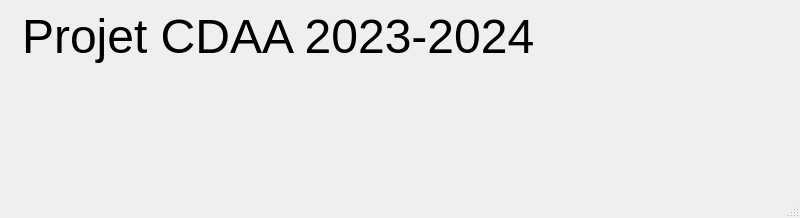
<?xml version="1.0" encoding="UTF-8"?>
<ui version="4.0">
 <class>FenetrePrincipale</class>
 <widget class="QMainWindow" name="FenetrePrincipale">
  <property name="geometry">
   <rect>
    <x>0</x>
    <y>0</y>
    <width>800</width>
    <height>218</height>
   </rect>
  </property>
  <property name="windowTitle">
   <string>Teinturier Qaeze</string>
  </property>
  <widget class="QWidget" name="centralwidget">
   <layout class="QVBoxLayout" name="verticalLayout_2">
    <item>
     <layout class="QFormLayout" name="formLayout">
      <item row="0" column="0">
       <widget class="QLabel" name="Ub">
        <property name="text">
         <string/>
        </property>
        <property name="scaledContents">
         <bool>true</bool>
        </property>
       </widget>
      </item>
      <item row="0" column="1">
       <widget class="QLabel" name="label_2">
        <property name="font">
         <font>
          <family>Ubuntu</family>
          <pointsize>36</pointsize>
          <italic>false</italic>
          <bold>false</bold>
         </font>
        </property>
        <property name="text">
         <string>Projet CDAA 2023-2024</string>
        </property>
       </widget>
      </item>
     </layout>
    </item>
   </layout>
  </widget>
  <widget class="QMenuBar" name="menubar">
   <property name="geometry">
    <rect>
     <x>0</x>
     <y>0</y>
     <width>800</width>
     <height>22</height>
    </rect>
   </property>
  </widget>
  <widget class="QStatusBar" name="statusbar"/>
 </widget>
 <resources/>
 <connections/>
</ui>
